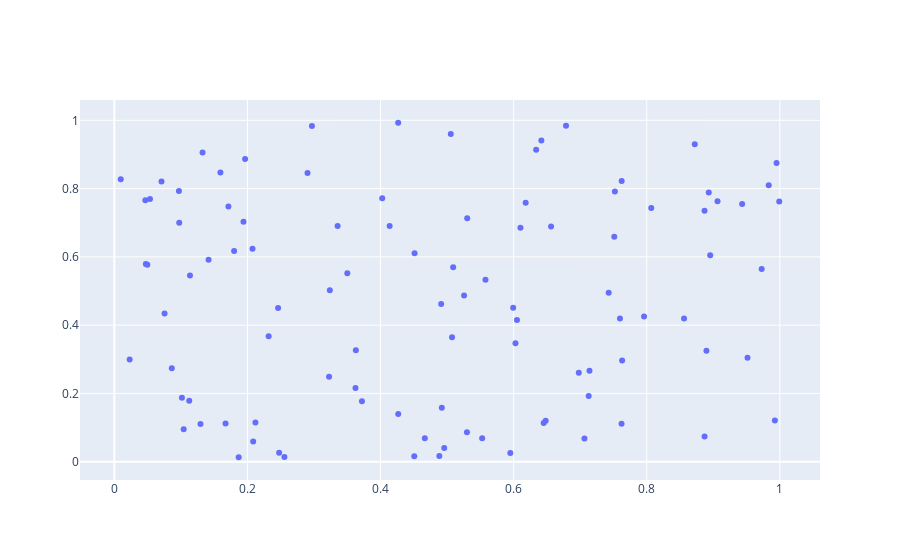

Notebook cell for this chart:
### Code cell
data = [trace]
iplot(data)
